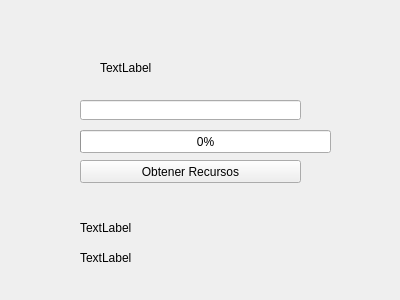
<?xml version="1.0" encoding="UTF-8"?>
<ui version="4.0">
 <class>ventana</class>
 <widget class="QWidget" name="ventana">
  <property name="geometry">
   <rect>
    <x>0</x>
    <y>0</y>
    <width>400</width>
    <height>300</height>
   </rect>
  </property>
  <property name="windowTitle">
   <string>Form</string>
  </property>
  <widget class="QPushButton" name="pbObtenerRecursos">
   <property name="geometry">
    <rect>
     <x>80</x>
     <y>160</y>
     <width>221</width>
     <height>23</height>
    </rect>
   </property>
   <property name="text">
    <string>Obtener Recursos</string>
   </property>
  </widget>
  <widget class="QLineEdit" name="leURL">
   <property name="geometry">
    <rect>
     <x>80</x>
     <y>100</y>
     <width>221</width>
     <height>20</height>
    </rect>
   </property>
  </widget>
  <widget class="QProgressBar" name="pbProgresoRecurso">
   <property name="geometry">
    <rect>
     <x>80</x>
     <y>130</y>
     <width>251</width>
     <height>23</height>
    </rect>
   </property>
   <property name="value">
    <number>0</number>
   </property>
  </widget>
  <widget class="QLabel" name="lRecurso">
   <property name="geometry">
    <rect>
     <x>100</x>
     <y>60</y>
     <width>121</width>
     <height>16</height>
    </rect>
   </property>
   <property name="text">
    <string>TextLabel</string>
   </property>
  </widget>
  <widget class="QLabel" name="lURL">
   <property name="geometry">
    <rect>
     <x>80</x>
     <y>220</y>
     <width>151</width>
     <height>16</height>
    </rect>
   </property>
   <property name="text">
    <string>TextLabel</string>
   </property>
  </widget>
  <widget class="QLabel" name="lProgresoGlobal">
   <property name="geometry">
    <rect>
     <x>80</x>
     <y>250</y>
     <width>91</width>
     <height>16</height>
    </rect>
   </property>
   <property name="text">
    <string>TextLabel</string>
   </property>
  </widget>
 </widget>
 <resources/>
 <connections/>
</ui>
